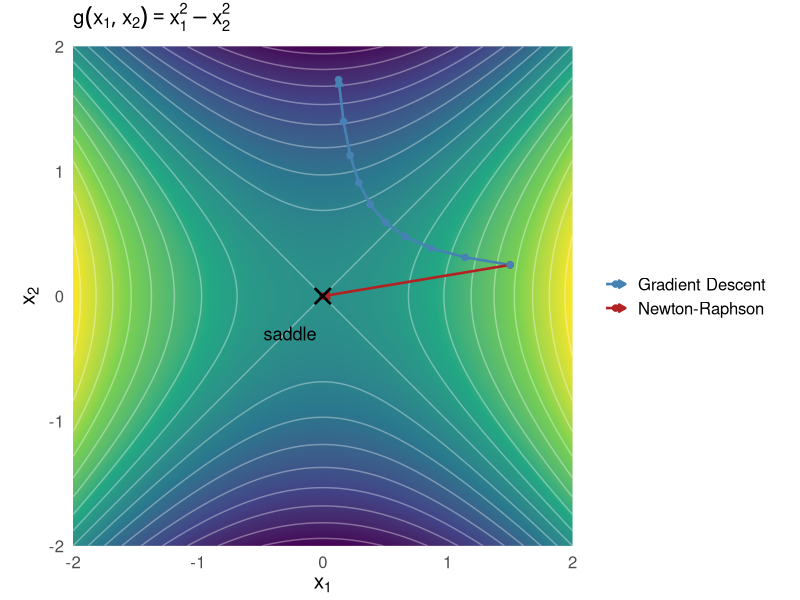
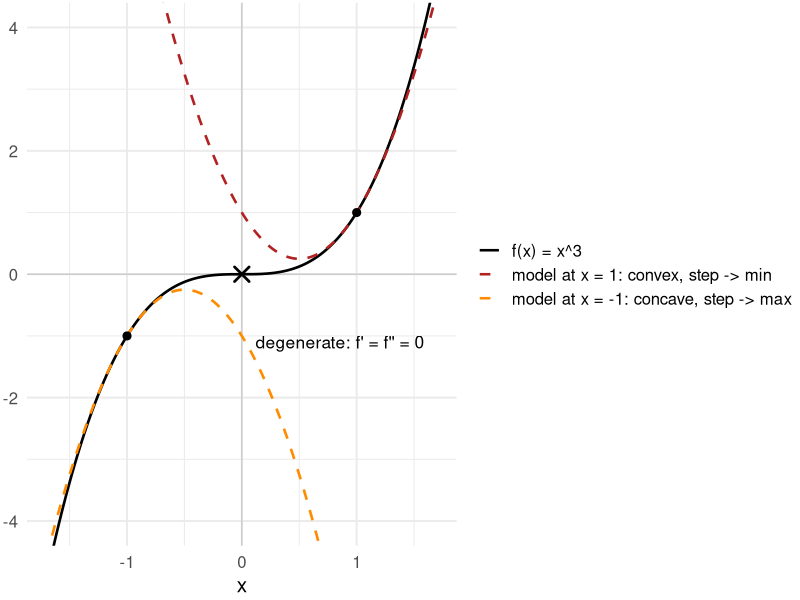

These charts were generated, in order, by the following R code:
# Used in: slides/05-multivariate-second-order/slides-multivar-second-order-1b-limitations.tex
#
# Saddle-point problem of Newton-Raphson (Aggarwal Ch. 5.6.2).
#
# NR_saddle_2d.png: the 2d saddle g(x1, x2) = x1^2 - x2^2 with H = diag(2, -2).
#   Newton-Raphson solves grad g = 0 and therefore jumps onto the saddle at the
#   origin in a single step from any starting point (g is quadratic, so the
#   quadratic model is exact). Gradient descent is repelled along the negative
#   curvature direction x2 and escapes.
# NR_saddle_1d.png: the 1d inflection point of f(x) = x^3. The second-order
#   Taylor model is an upright bowl at x = 1 and an inverted bowl at x = -1, so
#   the Newton step points towards a minimum in one case and towards a maximum
#   in the other. At x = 0 both f' and f'' vanish and the update becomes 0/0.

library(ggplot2)

method_colors <- c("Newton-Raphson" = "firebrick", "Gradient Descent" = "steelblue")

# ---------------------------------------------------------------------------
# 2d saddle
# ---------------------------------------------------------------------------

g <- function(x1, x2) x1^2 - x2^2

grid <- expand.grid(
  x1 = seq(-2, 2, length.out = 300),
  x2 = seq(-2, 2, length.out = 300)
)
grid$z <- g(grid$x1, grid$x2)

x_start <- c(1.5, 0.25)

# Gradient descent: x1 shrinks, x2 grows in absolute value -> escapes saddle
lr <- 0.12
gd_path <- matrix(NA_real_, nrow = 13L, ncol = 2L)
gd_path[1L, ] <- x_start
for (t in seq_len(nrow(gd_path) - 1L)) {
  x <- gd_path[t, ]
  gd_path[t + 1L, ] <- x - lr * c(2 * x[1L], -2 * x[2L])
}
gd_path <- as.data.frame(gd_path)
names(gd_path) <- c("x1", "x2")
gd_path$method <- "Gradient Descent"
gd_path <- gd_path[abs(gd_path$x1) <= 2 & abs(gd_path$x2) <= 2, ]

# Newton-Raphson: d = -H^{-1} grad g = -(x1, x2) -> lands on the saddle
nr_path <- data.frame(
  x1 = c(x_start[1L], 0),
  x2 = c(x_start[2L], 0),
  method = "Newton-Raphson"
)

paths <- rbind(nr_path, gd_path)

saddle_plot <- ggplot(grid, aes(x = x1, y = x2)) +
  geom_raster(aes(fill = z), interpolate = TRUE) +
  geom_contour(aes(z = z), colour = "white", alpha = 0.35, bins = 18) +
  geom_path(
    data = paths,
    aes(colour = method),
    linewidth = 0.9,
    arrow = arrow(length = unit(0.18, "cm"), type = "closed")
  ) +
  geom_point(data = paths, aes(colour = method), size = 1.9) +
  annotate("point", x = 0, y = 0, shape = 4, size = 4, stroke = 1.4, colour = "black") +
  annotate("text", x = -0.05, y = -0.3, label = "saddle", hjust = 1, size = 4.6) +
  scale_fill_viridis_c(option = "viridis", guide = "none") +
  scale_colour_manual(values = method_colors, name = NULL) +
  coord_fixed(xlim = c(-2, 2), ylim = c(-2, 2), expand = FALSE) +
  labs(
    subtitle = expression(g(x[1], x[2]) == x[1]^2 - x[2]^2),
    x = expression(x[1]),
    y = expression(x[2])
  ) +
  theme_minimal(base_size = 15) +
  theme(legend.position = "right", plot.margin = margin(2, 2, 2, 2))

ggsave(
  filename = "../figure/NR_saddle_2d.png",
  plot = saddle_plot,
  width = 7.4,
  height = 4.2,
  dpi = 300
)

# ---------------------------------------------------------------------------
# 1d inflection point of f(x) = x^3
# ---------------------------------------------------------------------------

f <- function(x) x^3
# 2nd order Taylor models at x = 1 (upright bowl) and x = -1 (inverted bowl)
model_at_pos <- function(x) 3 * x^2 - 3 * x + 1
model_at_neg <- function(x) -3 * x^2 - 3 * x - 1

xs <- seq(-1.7, 1.7, length.out = 400)
curves <- rbind(
  data.frame(x = xs, y = f(xs), which = "f(x) = x^3"),
  data.frame(x = xs, y = model_at_pos(xs), which = "model at x = 1: convex, step -> min"),
  data.frame(x = xs, y = model_at_neg(xs), which = "model at x = -1: concave, step -> max")
)
curves$which <- factor(
  curves$which,
  levels = c(
    "f(x) = x^3",
    "model at x = 1: convex, step -> min",
    "model at x = -1: concave, step -> max"
  )
)

expansion_points <- data.frame(x = c(1, -1), y = f(c(1, -1)))

taylor_plot <- ggplot(curves, aes(x = x, y = y, colour = which, linetype = which)) +
  geom_hline(yintercept = 0, colour = "grey80") +
  geom_vline(xintercept = 0, colour = "grey80") +
  geom_line(linewidth = 0.9) +
  geom_point(data = expansion_points, aes(x = x, y = y), inherit.aes = FALSE, size = 2.4) +
  annotate("point", x = 0, y = 0, shape = 4, size = 4, stroke = 1.4, colour = "black") +
  annotate("text", x = 0.12, y = -1.1, label = "degenerate: f' = f'' = 0", hjust = 0, size = 4.4) +
  scale_colour_manual(values = c("black", "firebrick", "darkorange"), name = NULL) +
  scale_linetype_manual(values = c("solid", "dashed", "dashed"), name = NULL) +
  coord_cartesian(ylim = c(-4, 4)) +
  labs(x = "x", y = NULL) +
  theme_minimal(base_size = 15) +
  theme(
    legend.position = "right",
    legend.margin = margin(0, 0, 0, 0),
    plot.margin = margin(2, 6, 2, 2)
  )

ggsave(
  filename = "../figure/NR_saddle_1d.png",
  plot = taylor_plot,
  width = 7.4,
  height = 4.2,
  dpi = 300
)
